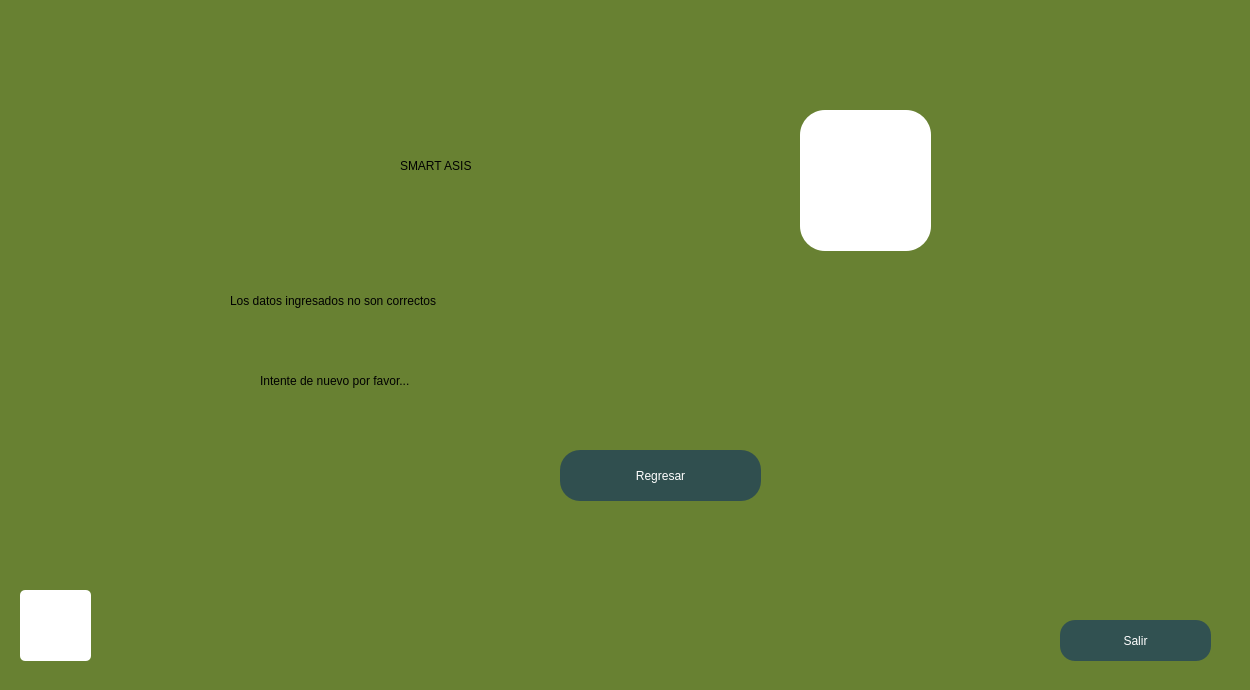
<?xml version="1.0" encoding="UTF-8"?>
<ui version="4.0">
 <class>MainWindow</class>
 <widget class="QMainWindow" name="MainWindow">
  <property name="geometry">
   <rect>
    <x>0</x>
    <y>0</y>
    <width>1250</width>
    <height>690</height>
   </rect>
  </property>
  <property name="minimumSize">
   <size>
    <width>1250</width>
    <height>690</height>
   </size>
  </property>
  <property name="maximumSize">
   <size>
    <width>1250</width>
    <height>690</height>
   </size>
  </property>
  <property name="palette">
   <palette>
    <active>
     <colorrole role="Base">
      <brush brushstyle="SolidPattern">
       <color alpha="255">
        <red>255</red>
        <green>255</green>
        <blue>255</blue>
       </color>
      </brush>
     </colorrole>
     <colorrole role="Window">
      <brush brushstyle="SolidPattern">
       <color alpha="255">
        <red>104</red>
        <green>129</green>
        <blue>50</blue>
       </color>
      </brush>
     </colorrole>
    </active>
    <inactive>
     <colorrole role="Base">
      <brush brushstyle="SolidPattern">
       <color alpha="255">
        <red>255</red>
        <green>255</green>
        <blue>255</blue>
       </color>
      </brush>
     </colorrole>
     <colorrole role="Window">
      <brush brushstyle="SolidPattern">
       <color alpha="255">
        <red>104</red>
        <green>129</green>
        <blue>50</blue>
       </color>
      </brush>
     </colorrole>
    </inactive>
    <disabled>
     <colorrole role="Base">
      <brush brushstyle="SolidPattern">
       <color alpha="255">
        <red>104</red>
        <green>129</green>
        <blue>50</blue>
       </color>
      </brush>
     </colorrole>
     <colorrole role="Window">
      <brush brushstyle="SolidPattern">
       <color alpha="255">
        <red>104</red>
        <green>129</green>
        <blue>50</blue>
       </color>
      </brush>
     </colorrole>
    </disabled>
   </palette>
  </property>
  <property name="windowTitle">
   <string>MainWindow</string>
  </property>
  <property name="styleSheet">
   <string notr="true">QWidget#centralwidget{
background-color: qlineargradient(spread:pad, x1:0.965364, y1:0.011, x2:0, y2:1, stop:0.318182 rgba(101, 127, 0, 255), stop:0.99999999999 rgba(255, 255, 255, 255));}</string>
  </property>
  <widget class="QWidget" name="centralwidget">
   <widget class="QPushButton" name="ingresar_qt">
    <property name="geometry">
     <rect>
      <x>560</x>
      <y>450</y>
      <width>201</width>
      <height>51</height>
     </rect>
    </property>
    <property name="styleSheet">
     <string notr="true">border-radius:20px;
background-color: rgb(48, 79, 79);
font: 18pt &quot;Holy Friday&quot;;
color: white;


</string>
    </property>
    <property name="text">
     <string>Regresar</string>
    </property>
   </widget>
   <widget class="QLabel" name="label_3">
    <property name="geometry">
     <rect>
      <x>230</x>
      <y>270</y>
      <width>821</width>
      <height>61</height>
     </rect>
    </property>
    <property name="styleSheet">
     <string notr="true">font: 40pt &quot;Holy Friday&quot;;
color: rgb(48, 79, 79);
QWidget#centralwidget{
background-color: qlineargradient(spread:pad, x1:0.943, y1:0.039, x2:0, y2:1, stop:1 rgba(101, 127, 0, 255));}

</string>
    </property>
    <property name="text">
     <string>Los datos ingresados no son correctos</string>
    </property>
   </widget>
   <widget class="QLabel" name="label_4">
    <property name="geometry">
     <rect>
      <x>260</x>
      <y>350</y>
      <width>641</width>
      <height>61</height>
     </rect>
    </property>
    <property name="styleSheet">
     <string notr="true">font: 40pt &quot;Holy Friday&quot;;
color: rgb(48, 79, 79);
QWidget#centralwidget{
background-color: qlineargradient(spread:pad, x1:0.943, y1:0.039, x2:0, y2:1, stop:1 rgba(101, 127, 0, 255));}

</string>
    </property>
    <property name="text">
     <string>Intente de nuevo por favor...</string>
    </property>
   </widget>
   <widget class="QLabel" name="titulo">
    <property name="geometry">
     <rect>
      <x>400</x>
      <y>80</y>
      <width>381</width>
      <height>171</height>
     </rect>
    </property>
    <property name="styleSheet">
     <string notr="true">font: 120pt &quot;New Easter&quot;;
color: rgb(211, 211, 211);

QWidget#centralwidget{
background-color: qlineargradient(spread:pad, x1:0.943, y1:0.039, x2:0, y2:1, stop:1 rgba(101, 127, 0, 255));}

</string>
    </property>
    <property name="text">
     <string>SMART ASIS</string>
    </property>
   </widget>
   <widget class="QLabel" name="titulo_2">
    <property name="geometry">
     <rect>
      <x>800</x>
      <y>110</y>
      <width>131</width>
      <height>141</height>
     </rect>
    </property>
    <property name="styleSheet">
     <string notr="true">background-color: rgb(255, 255, 255);
border-radius:25px;</string>
    </property>
    <property name="text">
     <string/>
    </property>
    <property name="pixmap">
     <pixmap resource="../imagenes/Recursos.qrc">:/Principal/Logo app.png</pixmap>
    </property>
    <property name="scaledContents">
     <bool>true</bool>
    </property>
   </widget>
   <widget class="QLabel" name="titulo_3">
    <property name="geometry">
     <rect>
      <x>20</x>
      <y>590</y>
      <width>71</width>
      <height>71</height>
     </rect>
    </property>
    <property name="styleSheet">
     <string notr="true">background-color: rgb(255, 255, 255);
border-radius:5px;</string>
    </property>
    <property name="text">
     <string/>
    </property>
    <property name="pixmap">
     <pixmap resource="../imagenes/Recursos.qrc">:/Principal/logo_colegio.jpg</pixmap>
    </property>
    <property name="scaledContents">
     <bool>true</bool>
    </property>
   </widget>
   <widget class="QPushButton" name="salirqt">
    <property name="geometry">
     <rect>
      <x>1060</x>
      <y>620</y>
      <width>151</width>
      <height>41</height>
     </rect>
    </property>
    <property name="styleSheet">
     <string notr="true">border-radius:15px;
background-color: rgb(49, 81, 81);
font: 15pt &quot;Holy Friday&quot;;
color: white;


</string>
    </property>
    <property name="text">
     <string>Salir</string>
    </property>
    <property name="checkable">
     <bool>true</bool>
    </property>
   </widget>
  </widget>
 </widget>
 <resources>
  <include location="../imagenes/Recursos.qrc"/>
 </resources>
 <connections>
  <connection>
   <sender>salirqt</sender>
   <signal>toggled(bool)</signal>
   <receiver>MainWindow</receiver>
   <slot>close()</slot>
   <hints>
    <hint type="sourcelabel">
     <x>1195</x>
     <y>624</y>
    </hint>
    <hint type="destinationlabel">
     <x>1196</x>
     <y>701</y>
    </hint>
   </hints>
  </connection>
 </connections>
</ui>
